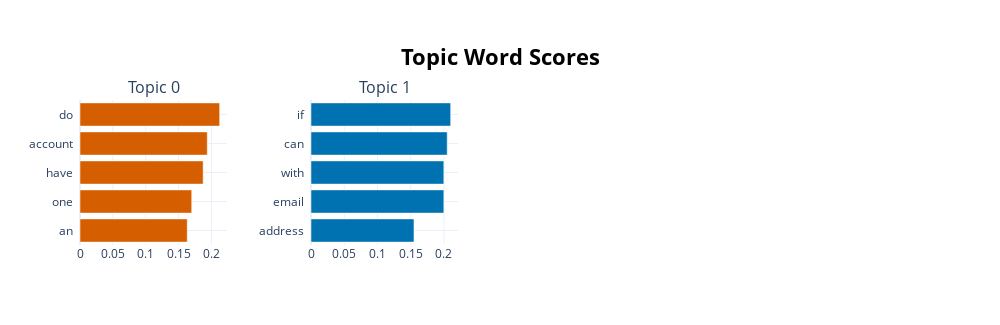

Source (notebook cell):
### Markdown cell above
Visulize model perfomance

### Code cell
topic_model.visualize_barchart()

### Figure 1 — Plotly figure (JSON) as saved in the notebook; plotly's stock layout.template omitted (floating-point values rounded to 4 significant figures)
{"data": [{"marker": {"color": "#D55E00"}, "orientation": "h", "type": "bar", "x": [0.1632, 0.1701, 0.1875, 0.1937, 0.2126], "xaxis": "x", "y": ["an  ", "one  ", "have  ", "account  ", "do  "], "yaxis": "y"}, {"marker": {"color": "#0072B2"}, "orientation": "h", "type": "bar", "x": [0.1549, 0.1999, 0.1999, 0.2049, 0.2101], "xaxis": "x2", "y": ["address  ", "email  ", "with  ", "can  ", "if  "], "yaxis": "y2"}], "layout": {"annotations": [{"font": {"size": 16}, "showarrow": false, "text": "Topic 0", "x": 0.0875, "xanchor": "center", "xref": "paper", "y": 1, "yanchor": "bottom", "yref": "paper"}, {"font": {"size": 16}, "showarrow": false, "text": "Topic 1", "x": 0.3625, "xanchor": "center", "xref": "paper", "y": 1, "yanchor": "bottom", "yref": "paper"}], "height": 325, "hoverlabel": {"bgcolor": "white", "font": {"family": "Rockwell", "size": 16}}, "showlegend": false, "title": {"font": {"color": "Black", "size": 22}, "text": "<b>Topic Word Scores", "x": 0.5, "xanchor": "center", "yanchor": "top"}, "width": 1000, "xaxis": {"anchor": "y", "domain": [0, 0.175], "showgrid": true}, "xaxis2": {"anchor": "y2", "domain": [0.275, 0.45], "showgrid": true}, "xaxis3": {"anchor": "y3", "domain": [0.55, 0.725], "showgrid": true}, "xaxis4": {"anchor": "y4", "domain": [0.825, 1], "showgrid": true}, "yaxis": {"anchor": "x", "domain": [0, 1], "showgrid": true}, "yaxis2": {"anchor": "x2", "domain": [0, 1], "showgrid": true}, "yaxis3": {"anchor": "x3", "domain": [0, 1], "showgrid": true}, "yaxis4": {"anchor": "x4", "domain": [0, 1], "showgrid": true}}}
